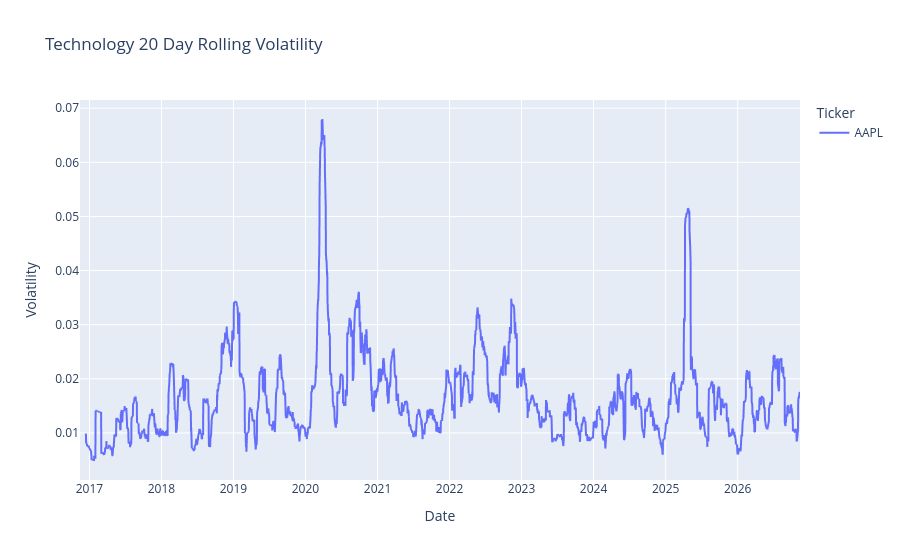

The notebook cell this image was saved under:
### Code cell
#For each sector, plotting the rolling volalitly of each of the stocks in that sector. 
for sector in sectors:
    sector_data = market_data[market_data["Sector"]==sector]
    fig = px.line(sector_data, x="Date", y="Volatility_20D", color="Ticker", title=f' {sector} 20 Day Rolling Volatility')
    fig.update_layout(yaxis_title="Volatility", xaxis_title="Date")
    fig.show()

### Figure 1 — Plotly figure (JSON) as saved in the notebook; plotly's stock layout.template omitted (floating-point values rounded to 4 significant figures; data arrays with more than 128 entries replaced by an {"elided": "..."} marker saying what was removed)
{"data": [{"hovertemplate": "Ticker=AAPL<br>Date=%{x}<br>Volatility_20D=%{y}<extra></extra>", "legendgroup": "AAPL", "line": {"color": "#636efa", "dash": "solid"}, "marker": {"symbol": "circle"}, "mode": "lines", "name": "AAPL", "showlegend": true, "type": "scattergl", "x": {"elided": "2514 str values"}, "xaxis": "x", "y": {"elided": "2514 float values"}, "yaxis": "y"}], "layout": {"legend": {"title": {"text": "Ticker"}, "tracegroupgap": 0}, "title": {"text": " Technology 20 Day Rolling Volatility"}, "xaxis": {"anchor": "y", "domain": [0, 1], "title": {"text": "Date"}}, "yaxis": {"anchor": "x", "domain": [0, 1], "title": {"text": "Volatility"}}}}
